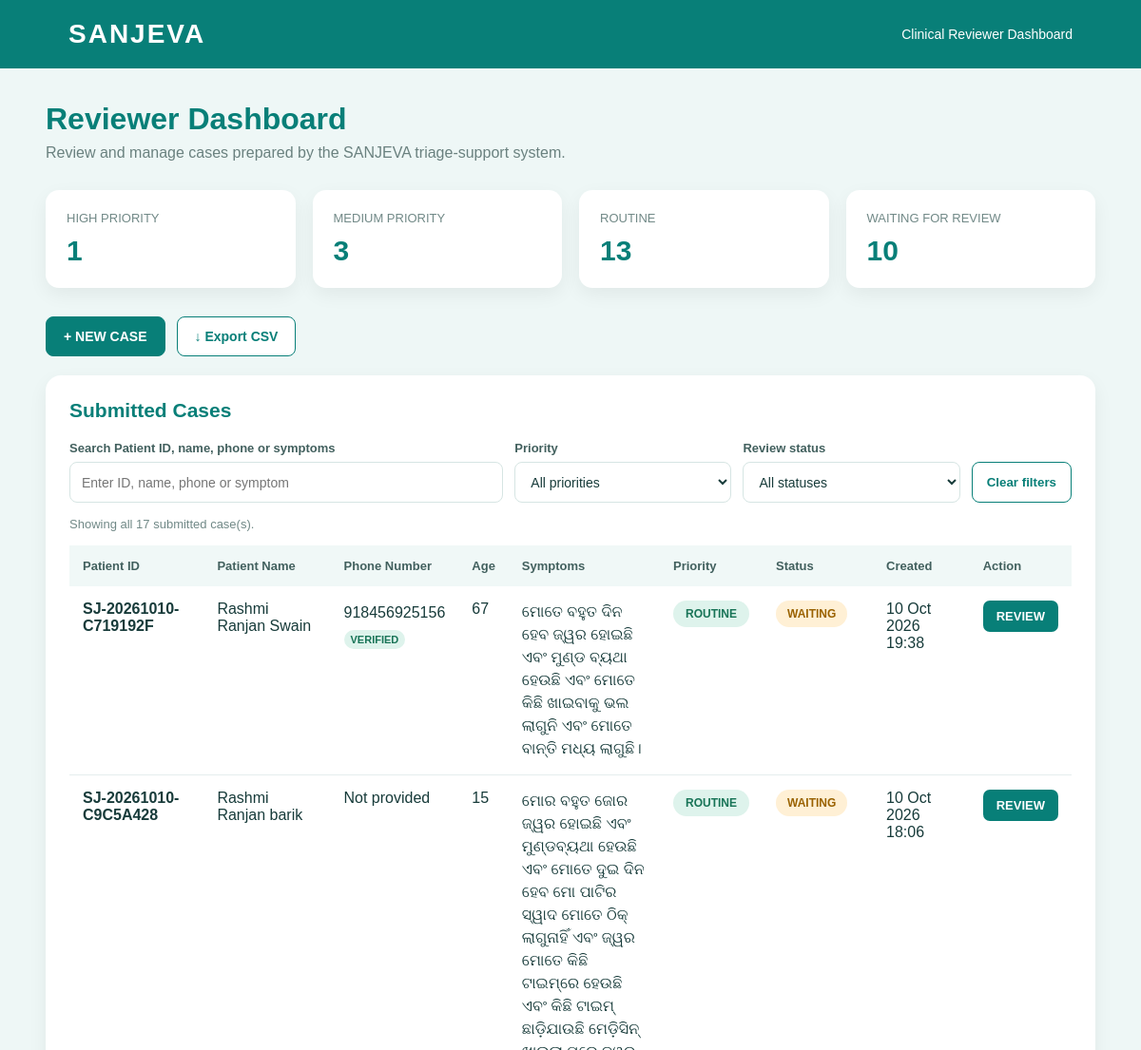
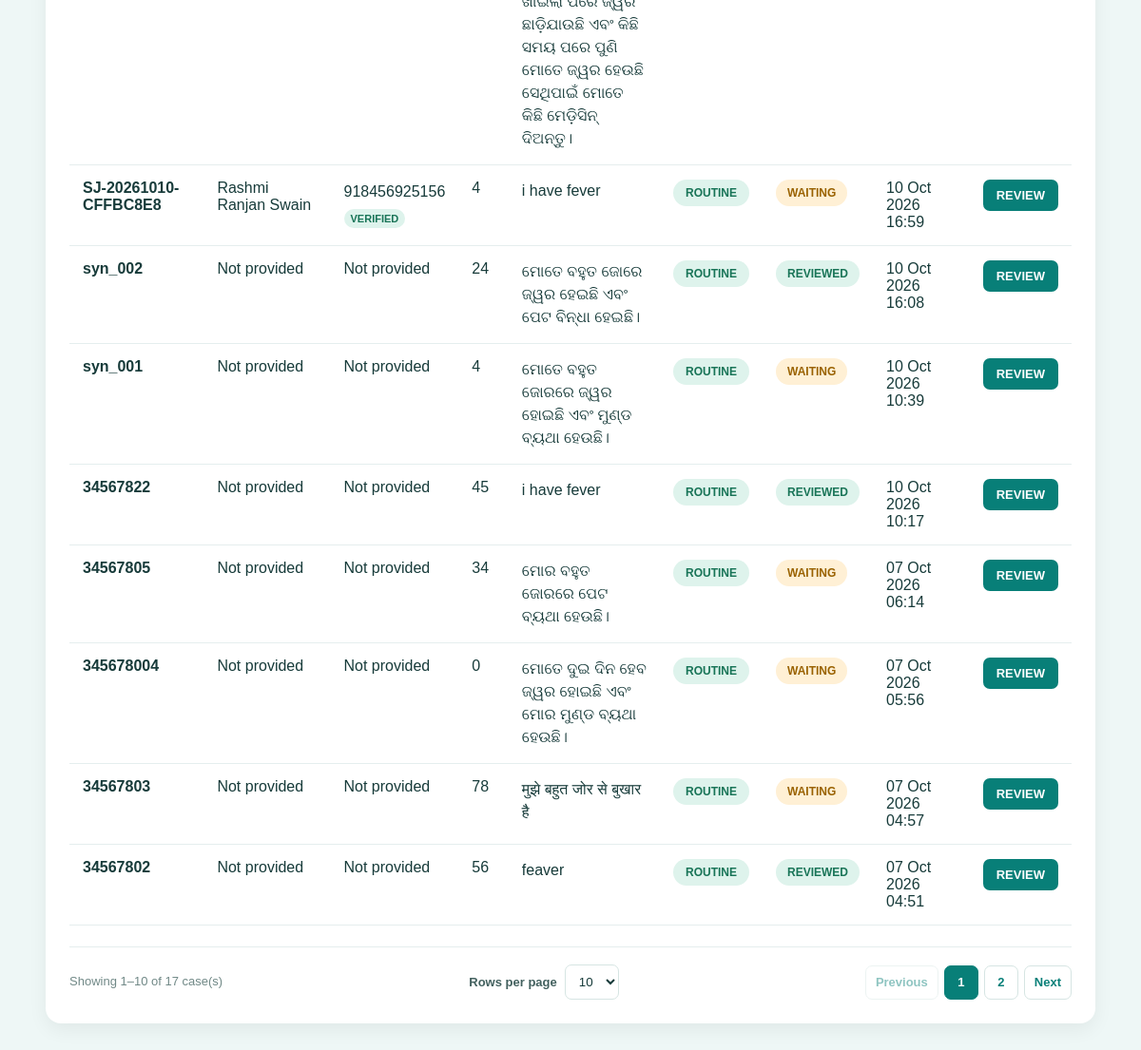
The app's page /review/ (signed in), older data (2 pictures, top to bottom).
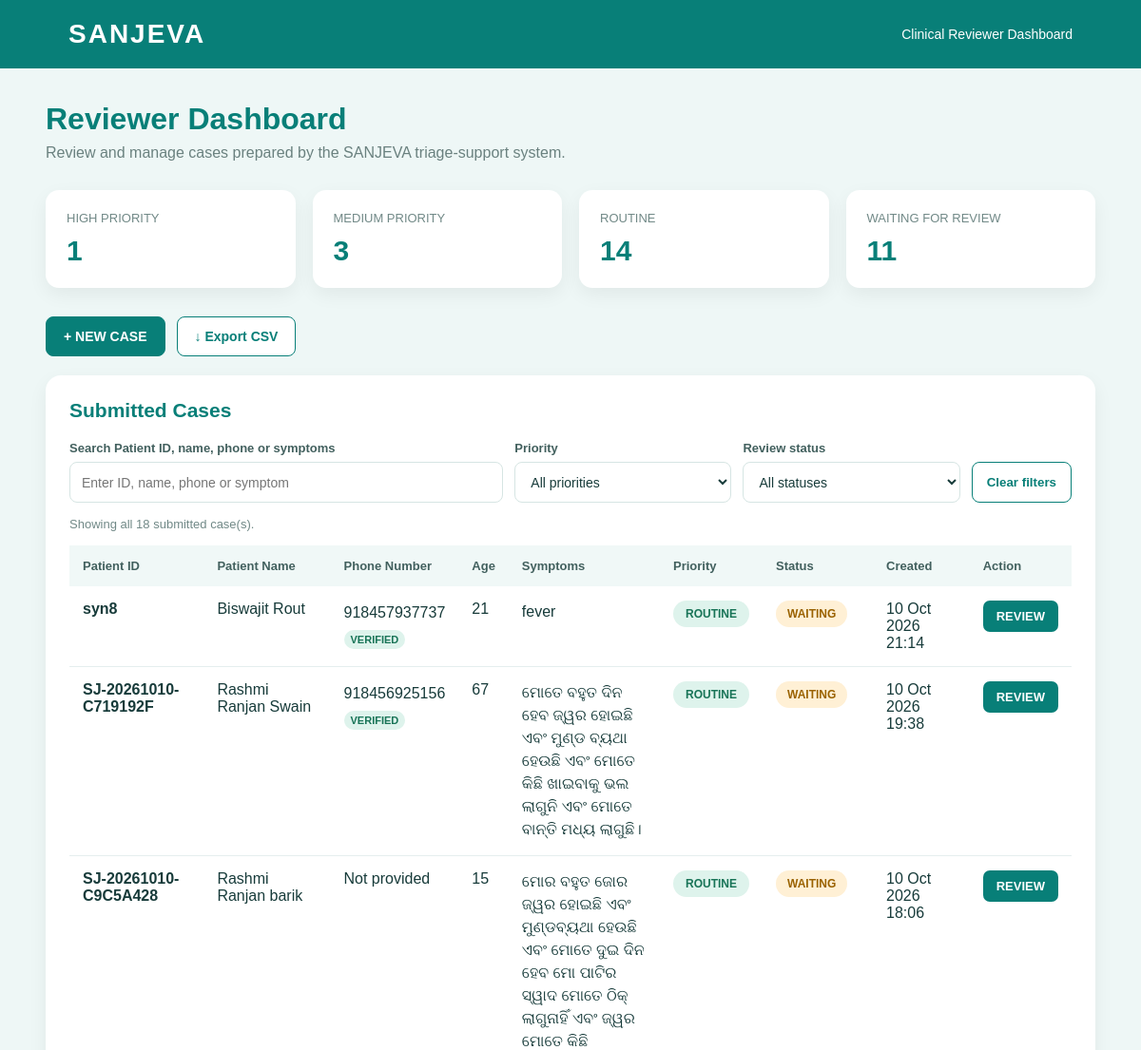
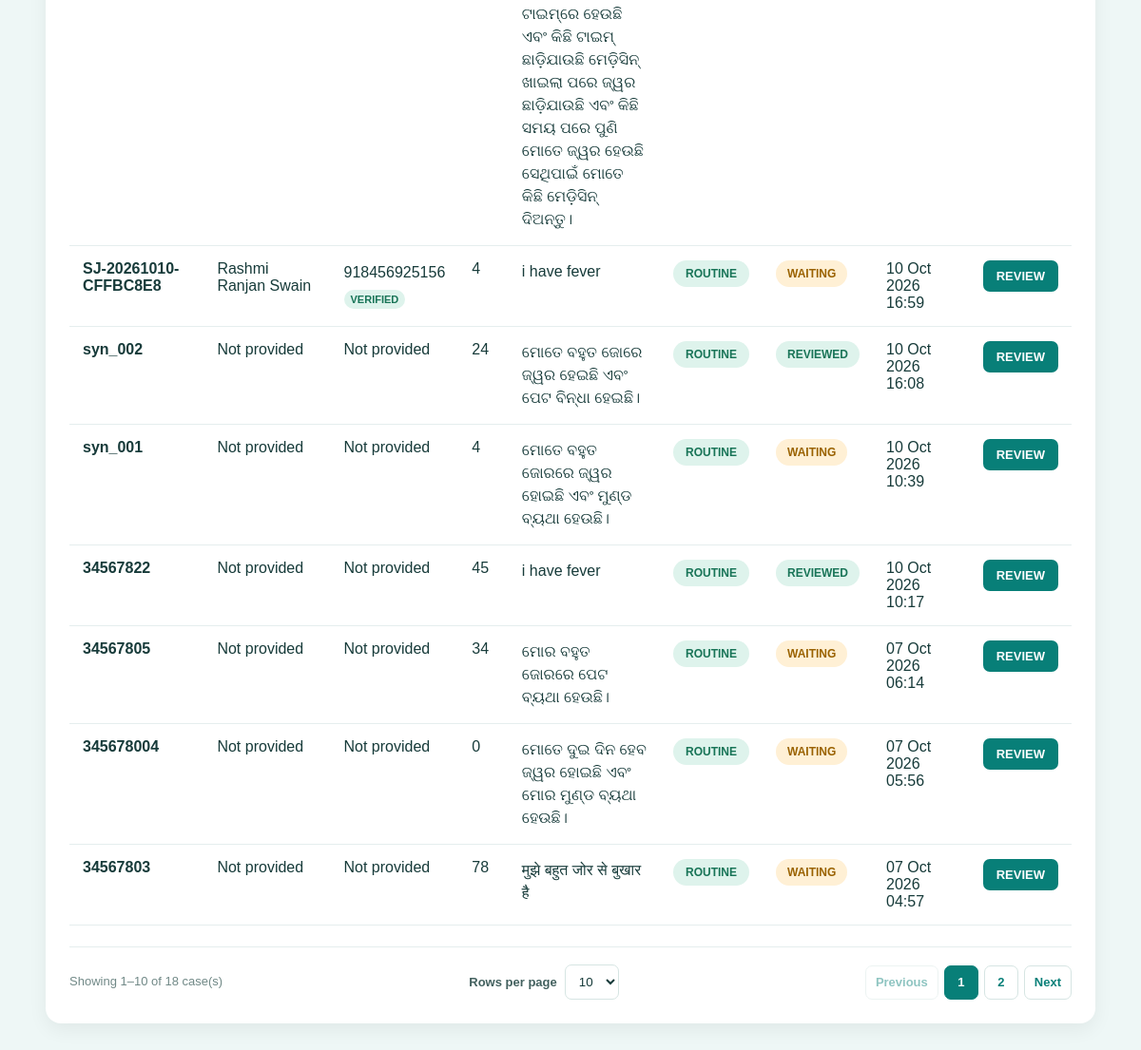
The same page, newer data (2 pictures, top to bottom).
### triage/models.py (models this page shows, shortened)
class PatientCase(models.Model):
    PRIORITY_CHOICES = [
        ("ROUTINE", "Routine"),
        ("MEDIUM", "Medium"),
        ("HIGH", "High"),
    ]
    STATUS_CHOICES = [
        ("WAITING", "Waiting for Review"),
        ("UNDER_REVIEW", "Under Review"),
        ("REVIEWED", "Reviewed"),
        ("REJECTED", "Rejected"),
    ]
    patient_id = models.CharField(
        max_length=50,
        unique=True
    )
    patient_name = models.CharField(
        max_length=150,
        blank=True
    )
    phone_number = models.CharField(
        max_length=20,
        blank=True,
        db_index=True
    )
    phone_verified = models.BooleanField(default=False)
    age = models.PositiveIntegerField()
    gender = models.CharField(max_length=20, blank=True)
    language = models.CharField(max_length=30, default="English")
    symptoms = models.TextField()
    symptom_duration = models.CharField(max_length=200, blank=True)
    consent_given = models.BooleanField(default=False)
    priority = models.CharField(
        max_length=20,
        choices=PRIORITY_CHOICES,
        default="ROUTINE"
    )
    priority_reason = models.TextField(blank=True)
    missing_information = models.TextField(blank=True)
    follow_up_questions = models.TextField(blank=True)
    summary = models.TextField(blank=True)
    status = models.CharField(
        max_length=20,
        choices=STATUS_CHOICES,
        default="WAITING"
    )
    reviewer_notes = models.TextField(blank=True)
    reviewed_at = models.DateTimeField(
        null=True,
        blank=True
    )
    report = models.FileField(
        upload_to="reports/",
        blank=True,
        null=True
    )
    report_text = models.TextField(blank=True)
    report_findings = models.TextField(blank=True)
    created_at = models.DateTimeField(auto_now_add=True)
    updated_at = models.DateTimeField(auto_now=True)

### triage/views.py (the view)
# urls.py: path("review/", review, name="review"),
@login_required
def review(request):
    cases = PatientCase.objects.all().order_by(
        "-priority",
        "-created_at",
    )
    context = {
        "cases": cases,
        "total_cases": PatientCase.objects.count(),
        "waiting_cases": PatientCase.objects.filter(
            status="WAITING"
        ).count(),
        "high_cases": PatientCase.objects.filter(
            priority="HIGH"
        ).count(),
        "medium_cases": PatientCase.objects.filter(
            priority="MEDIUM"
        ).count(),
        "routine_cases": PatientCase.objects.filter(
            priority="ROUTINE"
        ).count(),
        "reviewed_cases": PatientCase.objects.filter(
            status="REVIEWED"
        ).count(),
    }
    return render(request, "triage/review.html", context)

### triage/templates/triage/review.html (shortened to what this page needs)
<!DOCTYPE html>
<html lang="en">
<head>
</head>
<body>
<header>
    <div class="logo">SANJEVA</div>
    <div class="header-right">Clinical Reviewer Dashboard</div>
</header>
<div class="container">
    <h1 class="title">Reviewer Dashboard</h1>
    <p class="subtitle">
        Review and manage cases prepared by the SANJEVA triage-support system.
    </p>
    <div class="stats">
        <div class="stat-card">
            <div class="stat-label">HIGH PRIORITY</div>
            <div class="stat-number">{{ high_cases|default:0 }}</div>
        </div>
        <div class="stat-card">
            <div class="stat-label">MEDIUM PRIORITY</div>
            <div class="stat-number">{{ medium_cases|default:0 }}</div>
        </div>
        <div class="stat-card">
            <div class="stat-label">ROUTINE</div>
            <div class="stat-number">{{ routine_cases|default:0 }}</div>
        </div>
        <div class="stat-card">
            <div class="stat-label">WAITING FOR REVIEW</div>
            <div class="stat-number">{{ waiting_cases|default:0 }}</div>
        </div>
    </div>
    <div class="top-actions">
        <a href="/intake/" class="new-case">+ NEW CASE</a>
        {% if cases %}
        <button type="button" class="export-button" id="exportCsv">
            ↓ Export CSV
        </button>
        {% endif %}
    </div>
    <div class="dashboard-card">
        <h2 class="card-title">Submitted Cases</h2>
        {% if cases %}
        <div class="case-filters" role="search" aria-label="Search and filter submitted cases">
            <div class="filter-field">
                <label for="caseSearch">Search Patient ID, name, phone or symptoms</label>
                <input
                    id="caseSearch"
                    type="search"
                    placeholder="Enter ID, name, phone or symptom"
                    autocomplete="off"
                >
            </div>
            <div class="filter-field">
                <label for="priorityFilter">Priority</label>
                <select id="priorityFilter">
                    <option value="">All priorities</option>
                </select>
            </div>
            <div class="filter-field">
                <label for="statusFilter">Review status</label>
                <select id="statusFilter">
                    <option value="">All statuses</option>
                </select>
            </div>
            <button type="button" class="clear-filters" id="clearFilters">
                Clear filters
            </button>
        </div>
        <p class="filter-summary" id="filterSummary" aria-live="polite">
        </p>
        <div class="table-wrapper">
            <table id="casesTable">
                <thead>
                    <tr>
                        <th>Patient ID</th>
                        <th>Patient Name</th>
                        <th>Phone Number</th>
                        <th>Age</th>
                        <th>Symptoms</th>
                        <th>Priority</th>
                        <th>Status</th>
                        <th>Created</th>
                        <th>Action</th>
                    </tr>
                </thead>
                <tbody id="casesTableBody">
                    {% for case in cases %}
                    <tr
                        class="case-row"
                        data-patient-id="{{ case.patient_id|default:''|lower }}"
                        data-patient-name="{{ case.patient_name|default:''|lower }}"
                        data-phone-number="{{ case.phone_number|default:''|lower }}"
                        data-symptoms="{{ case.symptoms|striptags|default:''|lower }}"
                        data-priority="{{ case.priority|default:'' }}"
                        data-status="{{ case.status|default:'' }}"
                    >
                        <td>
                            <strong>{{ case.patient_id }}</strong>
                        </td>
                        <td>
                            {{ case.patient_name|default:"Not provided" }}
                        </td>
                        <td>
                            {% if case.phone_number %}
                                <div class="phone-number">
                                    {{ case.phone_number }}
                                </div>
                                {% if case.phone_verified %}
                                    <span class="verification-label">
                                        VERIFIED
                                    </span>
                                {% else %}
                                    <span class="unverified-label">
                                        NOT VERIFIED
                                    </span>
                                {% endif %}
                            {% else %}
                                <span>Not provided</span>
                            {% endif %}
                        </td>
                        <td>{{ case.age }}</td>
                        <td>
                            <div class="symptom-text">{{ case.symptoms }}</div>
                        </td>
                        <td>
                            {% if case.priority == "HIGH" %}
                                <span class="priority high">HIGH</span>
                            {% elif case.priority == "MEDIUM" %}
                                <span class="priority medium">MEDIUM</span>
                            {% else %}
                                <span class="priority routine">ROUTINE</span>
                            {% endif %}
                        </td>
                        <td>
                            {% if case.status == "WAITING" %}
                                <span class="status waiting">WAITING</span>
                            {% elif case.status == "UNDER_REVIEW" %}
                                <span class="status waiting">UNDER REVIEW</span>
                            {% elif case.status == "REVIEWED" %}
                                <span class="status reviewed">REVIEWED</span>
                            {% elif case.status == "REJECTED" %}
                                <span class="status rejected">REJECTED</span>
                            {% else %}
                                <span class="status waiting">
                                    {{ case.status|default:"UNKNOWN" }}
                                </span>
                            {% endif %}
                        </td>
                        <td>{{ case.created_at|date:"d M Y H:i" }}</td>
                        <td>
                            <a href="/review/case/{{ case.id }}/" class="review-button">
                                REVIEW
                            </a>
                        </td>
                    </tr>
                    {% endfor %}
                </tbody>
            </table>
        </div>
        <div class="pagination-section" id="pagination">
            <div class="pagination-info" id="paginationInfo" aria-live="polite">
            </div>
            <div class="pagination-options">
                <label for="pageSize">Rows per page</label>
                <select id="pageSize">
                    <option value="10" selected>10</option>
                </select>
            </div>
            <div
                class="pagination-controls"
                id="paginationControls"
                aria-label="Case table pagination"
            ></div>
        </div>
        {% else %}
        <div class="empty">
            <h3>No cases available</h3>
            <p>Submitted cases will appear here.</p>
        </div>
        {% endif %}
    </div>
</div>
</body>
</html>

### triage/templates/triage/review.html (style rules this page uses)
* { box-sizing: border-box; margin: 0; padding: 0; font-family: Arial, sans-serif; }
body { background: #eef7f6; color: #173b3a; }
header { background: #087f78; color: white; padding: 20px 6%; display: flex; justify-content: space-between; align-items: center; }
.logo { font-size: 28px; font-weight: bold; letter-spacing: 2px; }
.header-right { font-size: 14px; }
.container { width: 92%; max-width: 1250px; margin: 35px auto; }
.title { color: #087f78; font-size: 32px; margin-bottom: 8px; }
.subtitle { color: #6a817f; margin-bottom: 30px; }
.stats { display: grid; grid-template-columns: repeat(4, 1fr); gap: 18px; margin-bottom: 30px; }
.stat-card { background: white; padding: 22px; border-radius: 14px; box-shadow: 0 7px 20px rgba(0, 0, 0, 0.06); }
.stat-label { color: #718987; font-size: 13px; margin-bottom: 10px; }
.stat-number { font-size: 30px; font-weight: bold; color: #087f78; }
.dashboard-card { background: white; border-radius: 16px; padding: 25px; box-shadow: 0 7px 20px rgba(0, 0, 0, 0.06); }
.card-title { color: #087f78; font-size: 21px; margin-bottom: 20px; }
.top-actions { margin-bottom: 20px; display: flex; flex-wrap: wrap; gap: 12px; }
.new-case, .export-button { display: inline-block; padding: 12px 18px; border-radius: 8px; font-weight: bold; text-decoration: none; cursor: pointer; font-size: 14px; transition: background 0.2s ease; }
.new-case { background: #087f78; color: white; border: 1px solid #087f78; }
.export-button { background: white; color: #087f78; border: 1px solid #087f78; }
.case-filters { display: grid; grid-template-columns: minmax(220px, 2fr) minmax(150px, 1fr) minmax(160px, 1fr) auto; gap: 12px; margin-bottom: 20px; align-items: end; }
.filter-field { display: flex; flex-direction: column; gap: 7px; }
.filter-field label { color: #42605e; font-size: 13px; font-weight: bold; }
.filter-field input, .filter-field select { width: 100%; min-height: 43px; padding: 10px 12px; border: 1px solid #d6e5e3; border-radius: 8px; background: #fff; color: #173b3a; font-size: 14px; outline: none; }
.clear-filters { min-height: 43px; padding: 10px 15px; border: 1px solid #087f78; border-radius: 8px; background: white; color: #087f78; font-weight: bold; cursor: pointer; }
.filter-summary { color: #718987; font-size: 13px; margin: -5px 0 15px; }
.table-wrapper { overflow-x: auto; width: 100%; }
table { width: 100%; border-collapse: collapse; }
th { text-align: left; background: #f0f8f7; color: #42605e; padding: 14px; font-size: 13px; white-space: nowrap; }
td { padding: 15px 14px; border-bottom: 1px solid #e5eeee; vertical-align: top; }
.priority { display: inline-block; padding: 7px 13px; border-radius: 20px; font-size: 12px; font-weight: bold; }
.routine { background: #def3ec; color: #187457; }
.status { display: inline-block; padding: 7px 12px; border-radius: 20px; font-size: 12px; font-weight: bold; }
.waiting { background: #fff0d5; color: #9a6200; }
.reviewed { background: #def3ec; color: #187457; }
.symptom-text { max-width: 280px; line-height: 1.5; overflow-wrap: anywhere; }
.phone-number { white-space: nowrap; line-height: 1.6; }
.verification-label { display: inline-block; margin-top: 5px; padding: 4px 7px; border-radius: 12px; background: #def3ec; color: #187457; font-size: 11px; font-weight: bold; }
.review-button { display: inline-block; padding: 9px 14px; background: #087f78; color: white; text-decoration: none; border-radius: 7px; font-size: 13px; font-weight: bold; white-space: nowrap; }
.pagination-section { display: flex; justify-content: space-between; align-items: center; flex-wrap: wrap; gap: 15px; margin-top: 22px; padding-top: 18px; border-top: 1px solid #e5eeee; }
.pagination-info { color: #718987; font-size: 13px; line-height: 1.6; }
.pagination-options { display: flex; align-items: center; flex-wrap: wrap; gap: 8px; }
.pagination-options label { color: #42605e; font-size: 13px; font-weight: bold; }
.pagination-options select { padding: 9px 10px; border: 1px solid #d6e5e3; border-radius: 7px; color: #173b3a; background: white; }
.pagination-controls { display: flex; align-items: center; flex-wrap: wrap; gap: 6px; }

Row changes from the older to the newer data that the page shows:
no longer on this page (row unchanged): PatientCase: patient_id "34567802", patient_name "Not provided", phone_number "Not provided", age "56", symptoms "feaver", priority "ROUTINE", status "REVIEWED", created_at "07 Oct 2026 04:51"
added PatientCase: patient_id "syn8", patient_name "Biswajit Rout", phone_number "918457937737", phone_verified "VERIFIED", age "21", symptoms "fever", priority "ROUTINE", status "WAITING", created_at "10 Oct 2026 21:14"
Text that changed along with them:
{{ routine_cases|default:0 }}: "13" → "14"
{{ waiting_cases|default:0 }}: "10" → "11"
text written by a page script: "Showing all 17 submitted case(s)." → "Showing all 18 submitted case(s)."
text written by a page script: "Showing 1–10 of 17 case(s)" → "Showing 1–10 of 18 case(s)"
